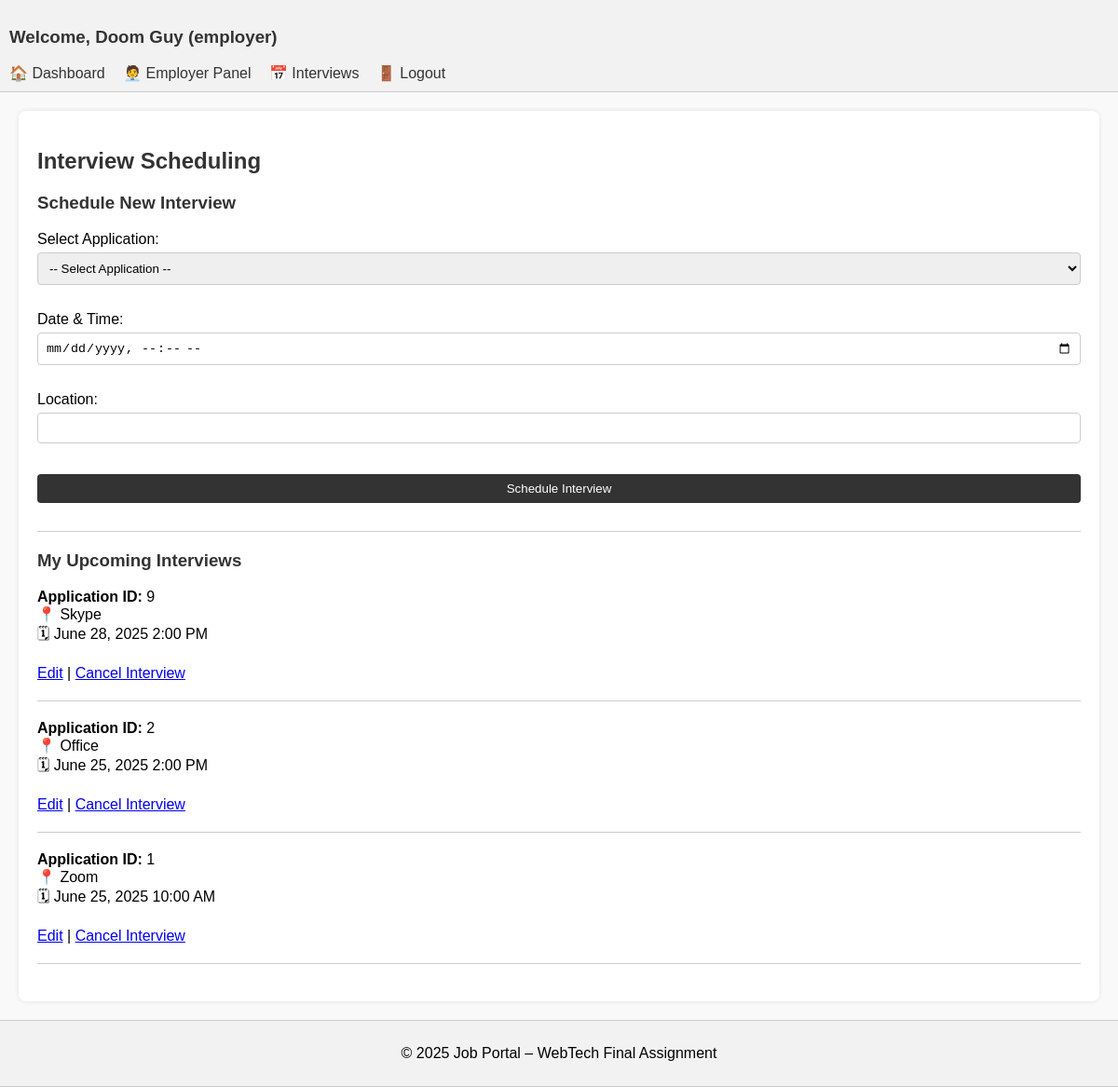
/dashboard/interviews.php (signed in), run on the app's committed database.
### tables this page shows
CREATE TABLE `interviews` (
  `id` int(11) NOT NULL,
  `application_id` int(11) NOT NULL,
  `employer_id` int(11) NOT NULL,
  `interview_time` datetime NOT NULL,
  `location` varchar(255) DEFAULT NULL
);

### dashboard/interviews.php (the view, shortened to what this page needs)
<?php include 'header.php'; ?>
<?php require_once '../config/db.php'; ?>
<?php
$edit_data = null;
?>
<h2>Interview Scheduling</h2>
<?php if ($_SESSION['user_type'] === 'employer'): ?>
    <h3><?php echo $edit_data ? "Edit Interview" : "Schedule New Interview"; ?></h3>
    <form method="POST">
        <label>Select Application:</label><br>
        <?php if ($edit_data): ?>
            <input type="text" name="application_id" value="<?php echo $edit_data['application_id']; ?>" readonly><br><br>
        <?php else: ?>
            <select name="application_id" required>
                <option value="">-- Select Application --</option>
            </select><br><br>
        <?php endif; ?>
        <label>Date & Time:</label>
        <input type="datetime-local" name="interview_time" required value="<?php echo $edit_data ? date('Y-m-d\TH:i', strtotime($edit_data['interview_time'])) : ''; ?>"><br><br>
        <label>Location:</label>
        <input type="text" name="location" required value="<?php echo $edit_data['location'] ?? ''; ?>"><br><br>
        <button type="submit"><?php echo $edit_data ? "Update Interview" : "Schedule Interview"; ?></button>
    </form>
<?php endif; ?>
<hr>
<h3>My Upcoming Interviews</h3>
<?php
if ($_SESSION['user_type'] === 'seeker') {
    $query = "
        SELECT i.interview_time, i.location, j.title
        FROM interviews i
        JOIN applications a ON i.application_id = a.id
        JOIN jobs j ON a.job_id = j.id
        WHERE a.seeker_id = ?
        ORDER BY i.interview_time ASC
    ";
    $stmt = $conn->prepare($query);
    $stmt->bind_param("i", $_SESSION['user_id']);
    $stmt->execute();
    $result = $stmt->get_result();
    while ($row = $result->fetch_assoc()) {
        echo "<p><strong>".htmlspecialchars($row['title'])."</strong><br>";
        echo "At: " . htmlspecialchars($row['location']) . "<br>";
        echo "On: " . date("F j, Y g:i A", strtotime($row['interview_time'])) . "</p><hr>";
    }
    $stmt->close();
} elseif ($_SESSION['user_type'] === 'employer') {
    $stmt = $conn->prepare("
    SELECT i.id, i.application_id, i.interview_time, i.location
    FROM interviews i
    WHERE i.employer_id = ?
    ORDER BY i.interview_time DESC
    ");
    $stmt->bind_param("i", $_SESSION['user_id']);
    $stmt->execute();
    $result = $stmt->get_result();
    while ($row = $result->fetch_assoc()) {
        echo "<p><strong>Application ID:</strong> " . $row['application_id'] . "<br>";
        echo "📍 " . htmlspecialchars($row['location']) . "<br>";
        echo "🗓 " . date("F j, Y g:i A", strtotime($row['interview_time'])) . "<br><br>";
        echo '<a href="?edit=' . $row['id'] . '">Edit</a> | ';
        echo '<a href="?cancel=' . $row['application_id'] . '" onclick="return confirm(\'Are you sure you want to cancel this interview?\')">Cancel Interview</a></p><hr>';
    }
}
?>
<?php include 'footer.php'; ?>

### css/style.css (style rules this page uses)
body { font-family: Arial, sans-serif; margin: 0; padding: 0; background: #f9f9f9; }
form { margin-bottom: 20px; }
input, textarea, select, button { padding: 8px; margin-top: 5px; margin-bottom: 10px; width: 100%; box-sizing: border-box; border: 1px solid #ccc; border-radius: 4px; }
button { background-color: #333; color: white; border: none; cursor: pointer; }
h2, h3 { color: #333; }
hr { border: 0; border-top: 1px solid #ccc; margin: 20px 0; }

### data on the page
interviews: application "9", location "Skype", interview_time "June 28, 2025 2:00 PM"
interviews: application "2", location "Office", interview_time "June 25, 2025 2:00 PM"
interviews: application "1", location "Zoom", interview_time "June 25, 2025 10:00 AM"

### other printed values
$_SESSION['user_name'] "Doom Guy"
$_SESSION['user_type'] "employer"
